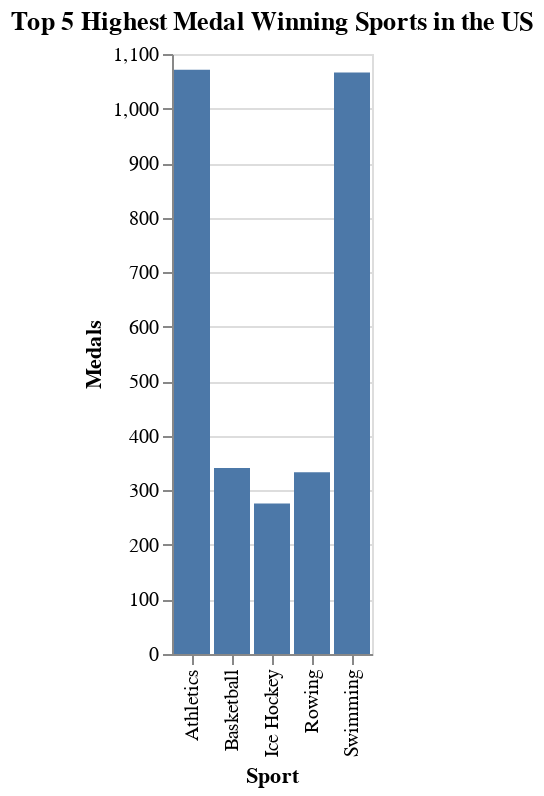

Notebook source saved alongside this figure:
### Code cell
counts = df.groupby(['Team', 'Sport'])['Medal'].count().unstack(fill_value=0)
us = counts.loc['United States'].sort_values(ascending = False).head(5)
x = us.index
y= us.values
medals = pd.DataFrame({'Sport':x, 'Medals':y})
alt.Chart(medals).mark_bar().encode(x='Sport', y='Medals').properties(title = 'Top 5 Highest Medal Winning Sports in the US')

### Figure 1 — Vega-Lite specification as saved in the notebook (floating-point values rounded to 4 significant figures)
{"config": {"view": {"continuousWidth": 400, "continuousHeight": 300}}, "data": {"name": "data-8ac4a21d4e61b2f954bae06e6780626f"}, "mark": "bar", "encoding": {"x": {"field": "Sport", "type": "nominal"}, "y": {"field": "Medals", "type": "quantitative"}}, "title": "Top 5 Highest Medal Winning Sports in the US", "$schema": "https://vega.github.io/schema/vega-lite/v4.17.0.json", "datasets": {"data-8ac4a21d4e61b2f954bae06e6780626f": [{"Sport": "Athletics", "Medals": 1071}, {"Sport": "Swimming", "Medals": 1066}, {"Sport": "Basketball", "Medals": 341}, {"Sport": "Rowing", "Medals": 333}, {"Sport": "Ice Hockey", "Medals": 276}]}}
